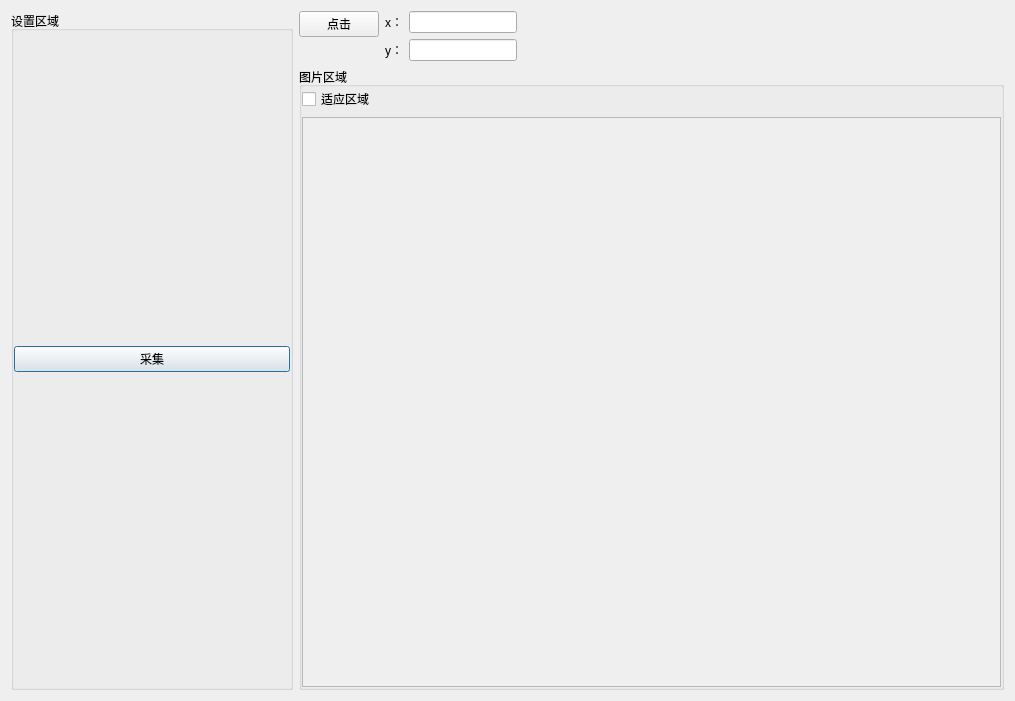
<?xml version="1.0" encoding="UTF-8"?>
<ui version="4.0">
 <class>QDialog_setting</class>
 <widget class="QDialog" name="QDialog_setting">
  <property name="geometry">
   <rect>
    <x>0</x>
    <y>0</y>
    <width>1015</width>
    <height>701</height>
   </rect>
  </property>
  <property name="windowTitle">
   <string>QDialog_setting</string>
  </property>
  <layout class="QHBoxLayout" name="horizontalLayout_4" stretch="4,10">
   <item>
    <widget class="QGroupBox" name="groupBox_2">
     <property name="title">
      <string>设置区域</string>
     </property>
     <layout class="QVBoxLayout" name="_2" stretch="1,10">
      <property name="leftMargin">
       <number>0</number>
      </property>
      <property name="topMargin">
       <number>0</number>
      </property>
      <property name="rightMargin">
       <number>0</number>
      </property>
      <property name="bottomMargin">
       <number>0</number>
      </property>
      <item>
       <widget class="QPushButton" name="pB_grab">
        <property name="text">
         <string>采集</string>
        </property>
       </widget>
      </item>
      <item>
       <layout class="QVBoxLayout" name="vLayout_param"/>
      </item>
     </layout>
    </widget>
   </item>
   <item>
    <layout class="QVBoxLayout" name="verticalLayout_4" stretch="1,100">
     <item>
      <layout class="QHBoxLayout" name="horizontalLayout_3" stretch="0,0,100">
       <item>
        <layout class="QVBoxLayout" name="verticalLayout_3">
         <item>
          <widget class="QPushButton" name="pB_sendClick">
           <property name="text">
            <string>点击</string>
           </property>
          </widget>
         </item>
         <item>
          <spacer name="verticalSpacer">
           <property name="orientation">
            <enum>Qt::Vertical</enum>
           </property>
           <property name="sizeHint" stdset="0">
            <size>
             <width>20</width>
             <height>40</height>
            </size>
           </property>
          </spacer>
         </item>
        </layout>
       </item>
       <item>
        <layout class="QVBoxLayout" name="verticalLayout_2">
         <item>
          <layout class="QHBoxLayout" name="horizontalLayout">
           <item>
            <widget class="QLabel" name="label">
             <property name="text">
              <string>x：</string>
             </property>
            </widget>
           </item>
           <item>
            <widget class="QLineEdit" name="lE_x"/>
           </item>
          </layout>
         </item>
         <item>
          <layout class="QHBoxLayout" name="horizontalLayout_2">
           <item>
            <widget class="QLabel" name="label_2">
             <property name="text">
              <string>y：</string>
             </property>
            </widget>
           </item>
           <item>
            <widget class="QLineEdit" name="lE_y"/>
           </item>
          </layout>
         </item>
        </layout>
       </item>
       <item>
        <spacer name="horizontalSpacer">
         <property name="orientation">
          <enum>Qt::Horizontal</enum>
         </property>
         <property name="sizeHint" stdset="0">
          <size>
           <width>40</width>
           <height>20</height>
          </size>
         </property>
        </spacer>
       </item>
      </layout>
     </item>
     <item>
      <widget class="QGroupBox" name="groupBox">
       <property name="title">
        <string>图片区域</string>
       </property>
       <layout class="QVBoxLayout" name="verticalLayout" stretch="1,10">
        <property name="leftMargin">
         <number>0</number>
        </property>
        <property name="topMargin">
         <number>0</number>
        </property>
        <property name="rightMargin">
         <number>0</number>
        </property>
        <property name="bottomMargin">
         <number>0</number>
        </property>
        <item>
         <widget class="QCheckBox" name="ckB_adjReg">
          <property name="text">
           <string>适应区域</string>
          </property>
          <property name="checked">
           <bool>false</bool>
          </property>
         </widget>
        </item>
        <item>
         <widget class="QScrollArea" name="sA_pic">
          <property name="widgetResizable">
           <bool>true</bool>
          </property>
          <widget class="QWidget" name="scrollAreaWidgetContents">
           <property name="geometry">
            <rect>
             <x>0</x>
             <y>0</y>
             <width>698</width>
             <height>562</height>
            </rect>
           </property>
          </widget>
         </widget>
        </item>
       </layout>
      </widget>
     </item>
    </layout>
   </item>
  </layout>
 </widget>
 <layoutdefault spacing="6" margin="11"/>
 <resources/>
 <connections/>
</ui>
